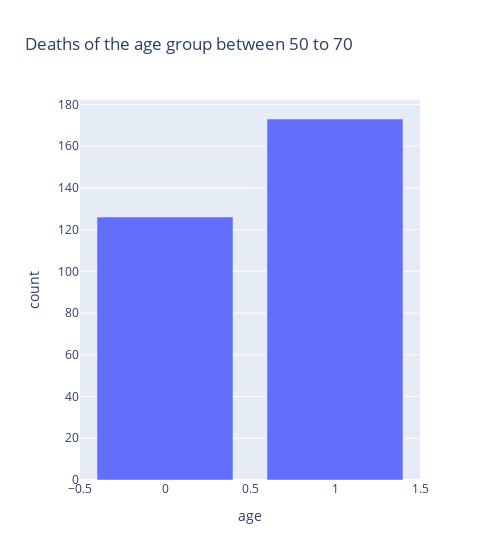

The cell this chart's notebook holds for it:
### Code cell
px.bar(ds, x=ds['age'], y=ds['count'], width=500, title="Deaths of the age group between 50 to 70")

### Figure 1 — Plotly figure (JSON) as saved in the notebook; plotly's stock layout.template omitted (floating-point values rounded to 4 significant figures)
{"data": [{"alignmentgroup": "True", "hovertemplate": "age=%{x}<br>count=%{y}<extra></extra>", "legendgroup": "", "marker": {"color": "#636efa"}, "name": "", "offsetgroup": "", "orientation": "v", "showlegend": false, "textposition": "auto", "type": "bar", "x": [1, 0], "xaxis": "x", "y": [173, 126], "yaxis": "y"}], "layout": {"barmode": "relative", "legend": {"tracegroupgap": 0}, "title": {"text": "Deaths of the age group between 50 to 70"}, "width": 500, "xaxis": {"anchor": "y", "domain": [0, 1], "title": {"text": "age"}}, "yaxis": {"anchor": "x", "domain": [0, 1], "title": {"text": "count"}}}}
